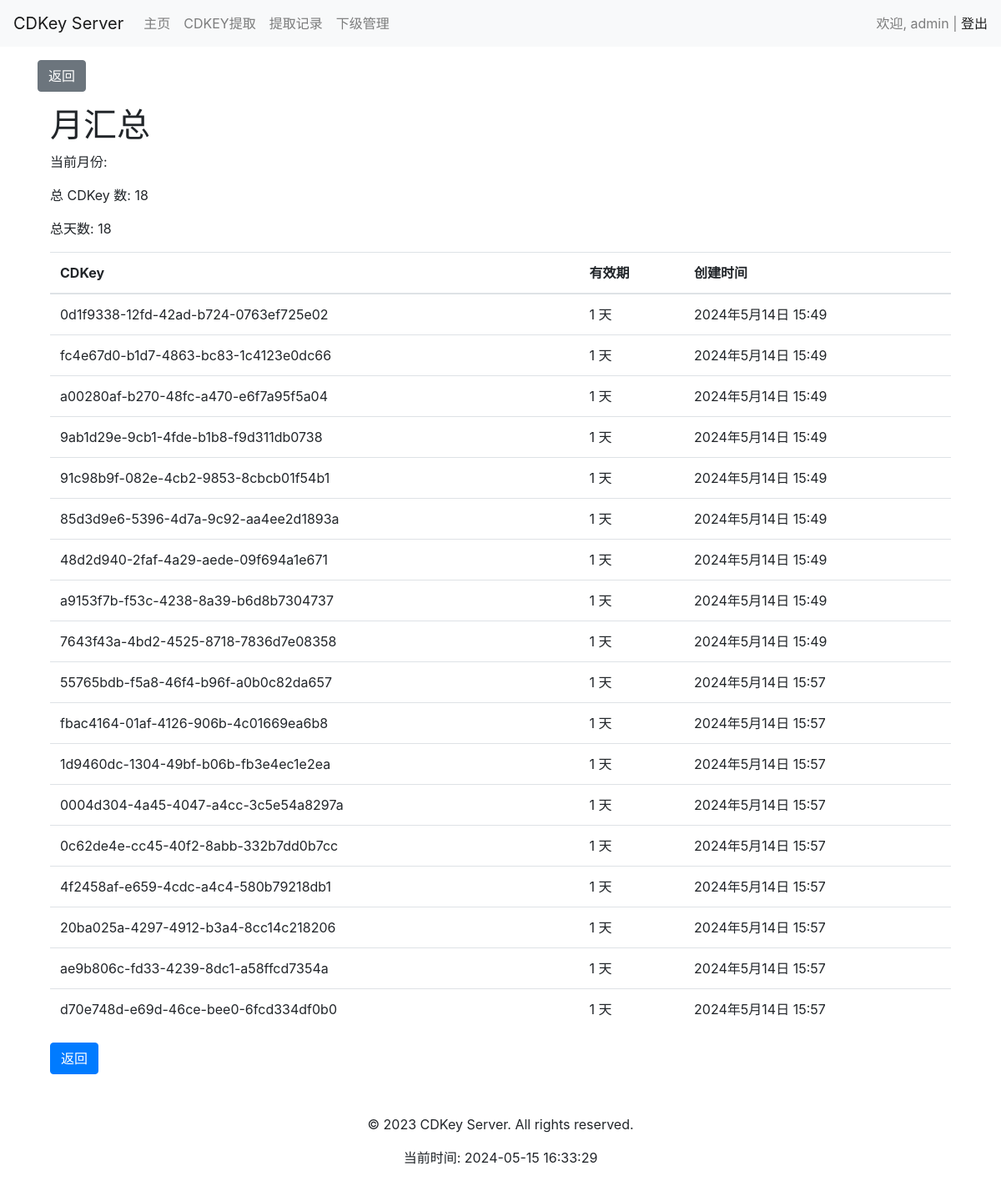
The page /user/cdkey/monthly-summary/ (signed in) on the database as committed earlier.
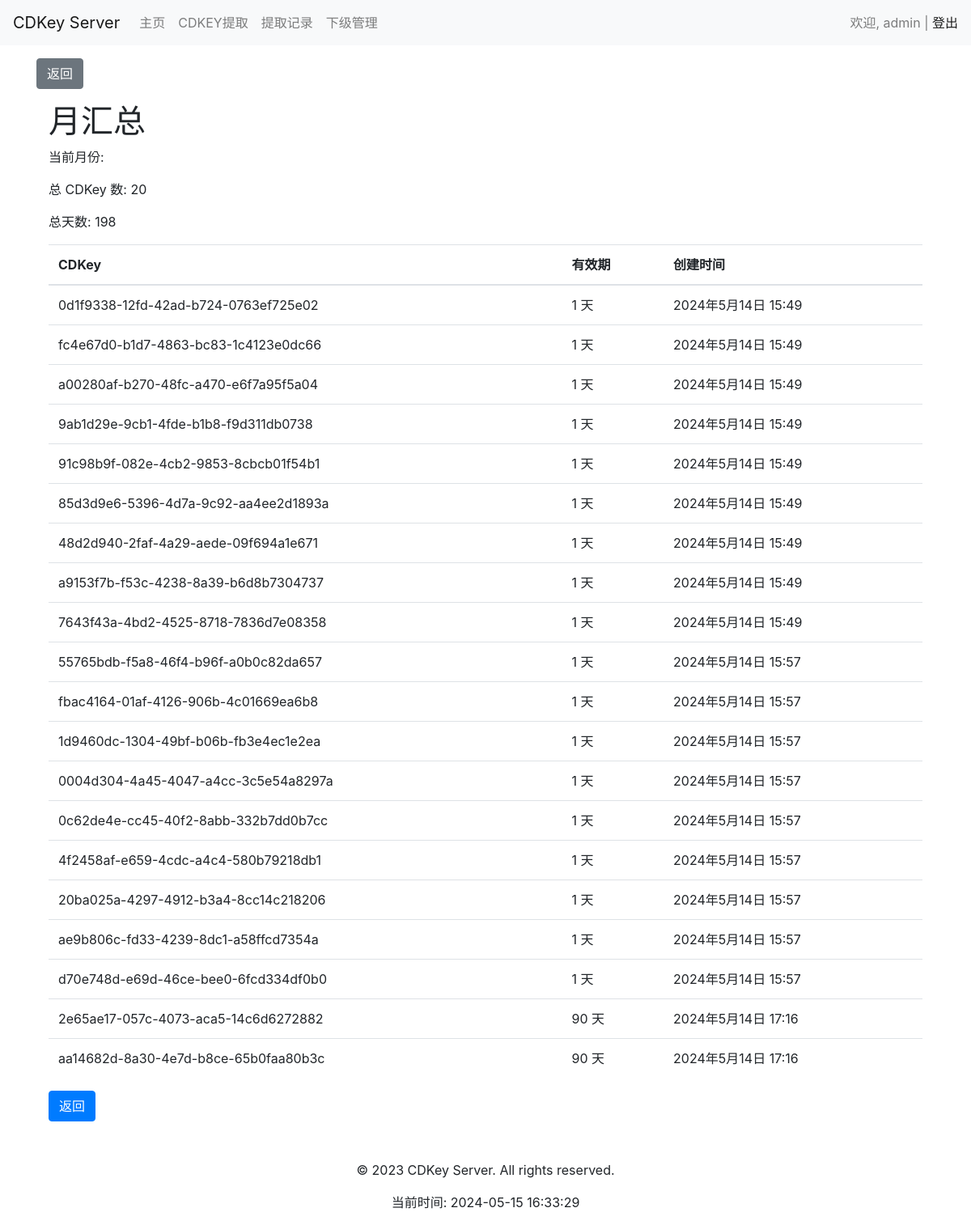
The same page on the database as committed later.
### user/models.py (models this page shows, shortened)
class CDKey(models.Model):
    VALIDITY_CHOICES = [
        (1, '1 天'),
        (30, '30 天'),
        (90, '90 天'),
        (180, '180 天'),
        (365, '365 天'),
        (730, '730 天'),
    ]
    key = models.CharField(max_length=255, unique=True)
    created_at = models.DateTimeField(auto_now_add=True)
    expires_at = models.DateTimeField()
    created_by = models.ForeignKey('User', on_delete=models.CASCADE, related_name='created_cdkeys')
    used_by = models.ForeignKey('User', on_delete=models.CASCADE, related_name='used_cdkeys', null=True, blank=True)
    used_at = models.DateTimeField(null=True, blank=True)
    validity_days = models.IntegerField(choices=VALIDITY_CHOICES, default=1)
    is_used_field = models.BooleanField(default=False, verbose_name="是否已使用")

### user/views.py (the view)
# urls.py: path('cdkey/monthly-summary/', views.cdkey_monthly_summary, name='cdkey_monthly_summary'),
def cdkey_monthly_summary(request):
    current_month = datetime.now().month
    current_year = datetime.now().year
    cdkeys = CDKey.objects.filter(created_by=request.user, created_at__month=current_month, created_at__year=current_year)
    total_cdkeys = cdkeys.count()
    total_days = sum(cdkey.validity_days for cdkey in cdkeys)
    context = {
        'cdkeys': cdkeys,
        'total_cdkeys': total_cdkeys,
        'total_days': total_days,
    }
    return render(request, 'user/cdkey_monthly_summary.html', context)

### user/templates/user/cdkey_monthly_summary.html
{% extends 'base.html' %}
{% block content %}
<div class="container">
    <h1>月汇总</h1>
    <p>当前月份: {{ current_month }}</p>
    <p>总 CDKey 数: {{ total_cdkeys }}</p>
    <p>总天数: {{ total_days }}</p>
    <table class="table">
        <thead>
            <tr>
                <th>CDKey</th>
                <th>有效期</th>
                <th>创建时间</th>
            </tr>
        </thead>
        <tbody>
            {% for cdkey in cdkeys %}
            <tr>
                <td>{{ cdkey.key }}</td>
                <td>{{ cdkey.validity_days }} 天</td>
                <td>{{ cdkey.created_at }}</td>
            </tr>
            {% endfor %}
        </tbody>
    </table>
    <a href="{% url 'user:cdkey_record' %}" class="btn btn-primary">返回</a>
</div>
{% endblock %}

Rows that differ between the two databases and show on the page:
added CDKey: key "2e65ae17-057c-4073-aca5-14c6d6272882", validity_days "90", created_at "2024年5月14日 17:16"
added CDKey: key "aa14682d-8a30-4e7d-b8ce-65b0faa80b3c", validity_days "90", created_at "2024年5月14日 17:16"
Other text that changed with them:
{{ total_cdkeys }}: "18" → "20"
{{ total_days }}: "18" → "198"
